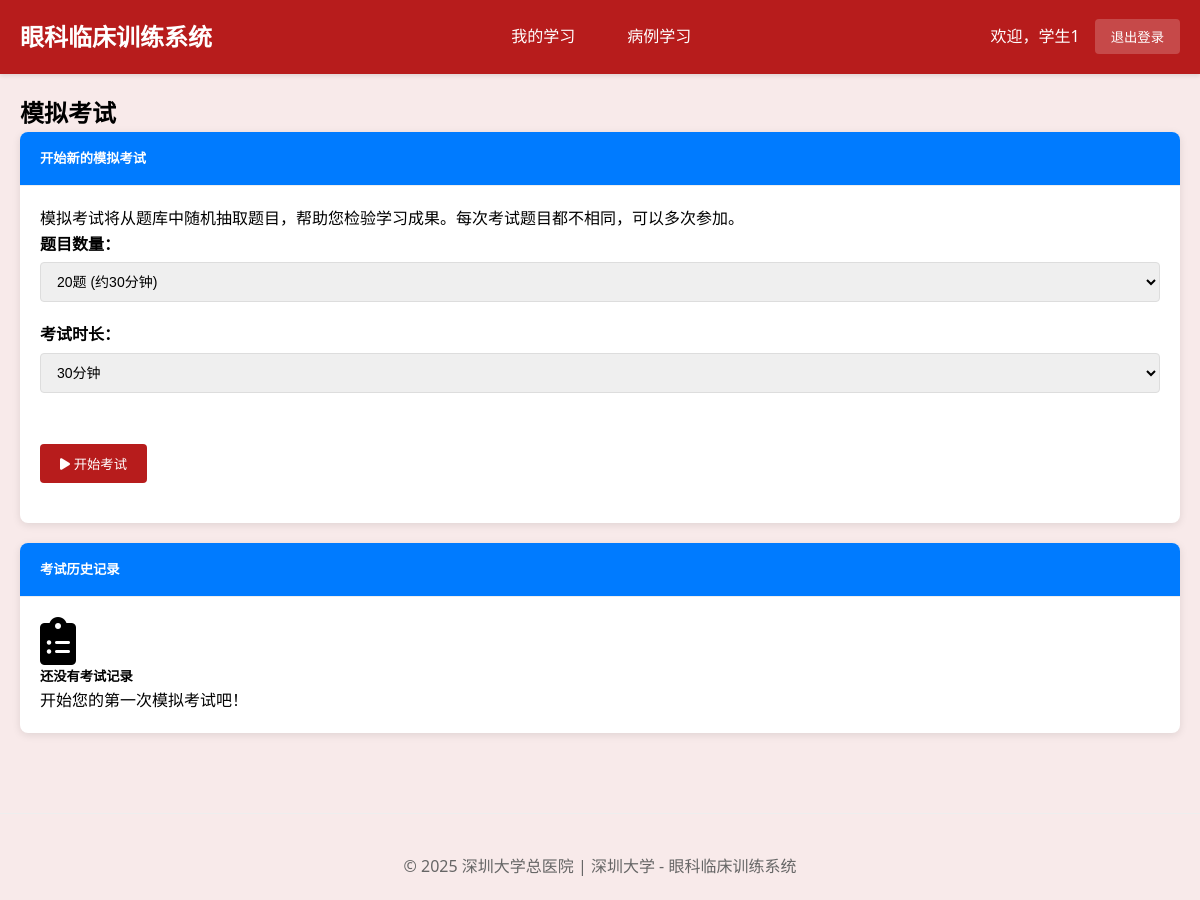
Before: /student/mock-exam/ (signed in) with the older database file.
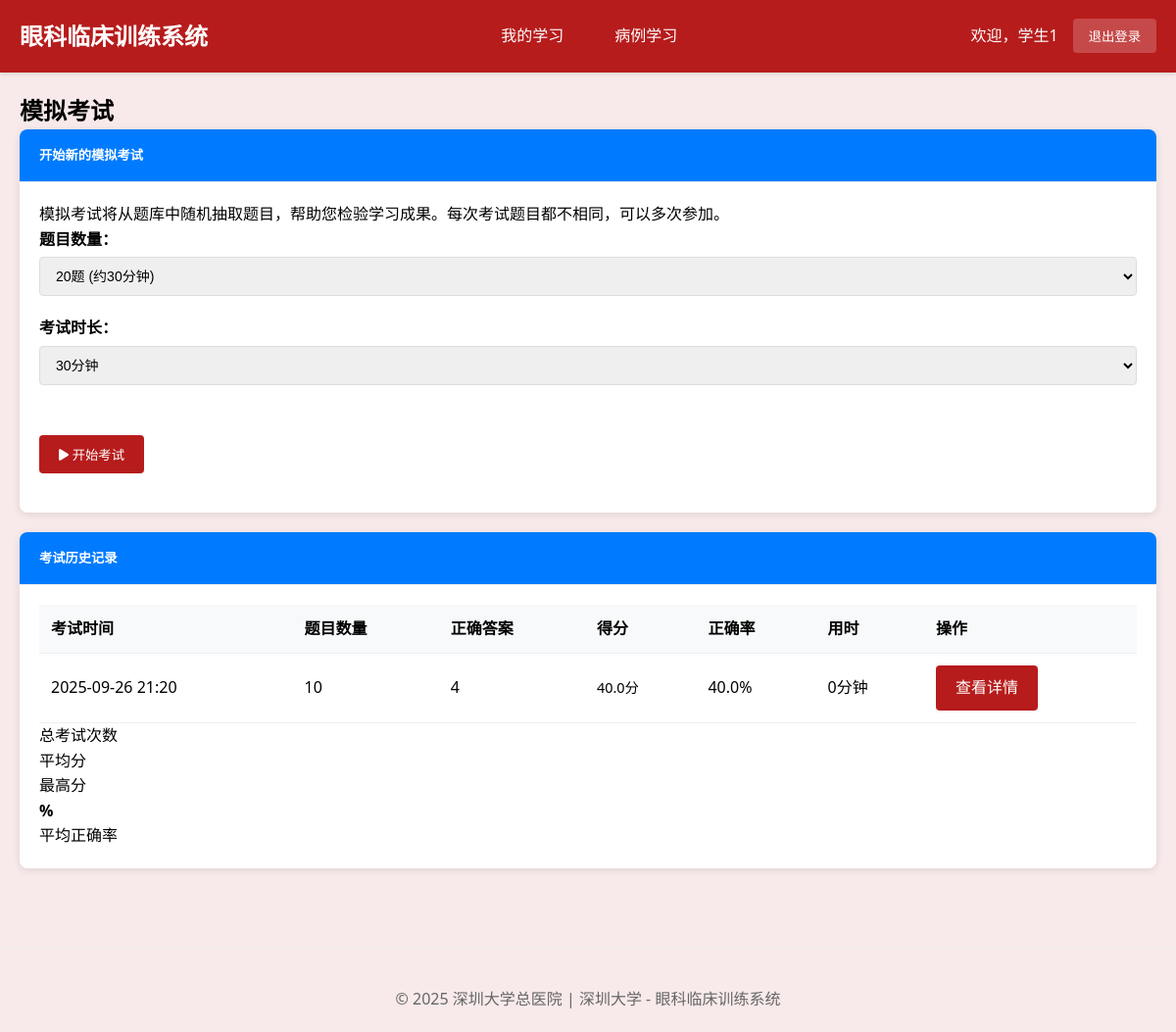
After: the same page with the newer database file.
### cases/models.py (models this page shows, shortened)
class ExamResult(models.Model):
    user = models.ForeignKey(User, on_delete=models.CASCADE, related_name='exam_results',
                            verbose_name='学生')
    score = models.DecimalField('得分', max_digits=5, decimal_places=2, default=0.00,
                               validators=[MinValueValidator(0), MaxValueValidator(100)],
                               help_text='考试得分，满分100分')
    total_questions = models.IntegerField('题目总数', default=0)
    correct_answers = models.IntegerField('正确答案数', default=0)
    time_spent = models.IntegerField('考试用时', default=0, help_text='考试用时，单位：分钟')
    created_at = models.DateTimeField('完成时间', auto_now_add=True)
    questions = models.ManyToManyField(Exercise, verbose_name='考试题目',
                                     help_text='本次考试包含的题目')
    answers = models.TextField('答题记录', blank=True, help_text='JSON格式存储答题详情')
    class Meta:
        verbose_name = '模拟考试结果'
        verbose_name_plural = '模拟考试结果'
        ordering = ['-created_at']
    @property
    def accuracy(self):
        if self.total_questions > 0:
            return round((self.correct_answers / self.total_questions) * 100, 2)
        return 0

### cases/views.py (the view)
# urls.py: path('student/mock-exam/', views.student_mock_exam_list, name='student_mock_exam_list'),
@login_required
@user_passes_test(is_student, login_url='login')
def student_mock_exam_list(request):
    exam_results = ExamResult.objects.filter(user=request.user).order_by('-created_at')
    total_exercises = Exercise.objects.filter(is_active=True).count()
    context = {
        'exam_results': exam_results,
        'total_exercises': total_exercises,
    }
    return render(request, 'student/mock_exam_list.html', context)

### cases/views.py (called while the page is built)
def is_student(user):
    return user.groups.filter(name='Students').exists()

### cases/templates/student/mock_exam_list.html (shortened to what the changed rows need)
{% extends 'base.html' %}
{% block content %}
<div class="container-fluid">
    <div class="row">
        <div class="col-12">
            <h2>模拟考试</h2>
            <div class="card mt-4">
                <div class="card-body">
                    {% if exam_results %}
                        <div class="table-responsive">
                            <table class="table table-striped">
                                <thead>
                                    <tr>
                                        <th>考试时间</th>
                                        <th>题目数量</th>
                                        <th>正确答案</th>
                                        <th>得分</th>
                                        <th>正确率</th>
                                        <th>用时</th>
                                        <th>操作</th>
                                    </tr>
                                </thead>
                                <tbody>
                                    {% for result in exam_results %}
                                    <tr>
                                        <td>{{ result.created_at|date:"Y-m-d H:i" }}</td>
                                        <td>{{ result.total_questions }}</td>
                                        <td>{{ result.correct_answers }}</td>
                                        <td>
                                            <span class="badge
                                                {% if result.score >= 85 %}badge-success
                                                {% elif result.score >= 70 %}badge-warning
                                                {% else %}badge-danger
                                                {% endif %}">
                                                {{ result.score|floatformat:1 }}分
                                            </span>
                                        </td>
                                        <td>{{ result.accuracy }}%</td>
                                        <td>{{ result.time_spent }}分钟</td>
                                        <td>
                                            <a href="{% url 'mock_exam_result' result.id %}"
                                               class="btn btn-sm btn-outline-primary">查看详情</a>
                                        </td>
                                    </tr>
                                    {% endfor %}
                                </tbody>
                            </table>
                        </div>
                        <div class="row mt-4">
                            <div class="col-md-3 text-center">
                                <p class="mb-0">总考试次数</p>
                            </div>
                            <div class="col-md-3 text-center">
                                <p class="mb-0">平均分</p>
                            </div>
                            <div class="col-md-3 text-center">
                                <p class="mb-0">最高分</p>
                            </div>
                            <div class="col-md-3 text-center">
                                <h4 class="text-warning">{{ exam_stats.avg_accuracy|floatformat:1 }}%</h4>
                                <p class="mb-0">平均正确率</p>
                            </div>
                        </div>
                    {% else %}
                        <div class="text-center text-muted py-5">
                            <i class="fas fa-clipboard-list fa-3x mb-3"></i>
                            <h5>还没有考试记录</h5>
                            <p>开始您的第一次模拟考试吧！</p>
                        </div>
                    {% endif %}
                </div>
            </div>
        </div>
    </div>
</div>
{% endblock %}

Changed rows visible on the page:
added ExamResult: created_at "2025-09-26 21:20", total_questions "10", correct_answers "4", score "40.0", accuracy "40.0", time_spent "0"
Other visible differences:
text no longer shown: "还没有考试记录 开始您的第一次模拟考试吧！"
text now shown: "考试时间 题目数量 正确答案 得分 正确率 用时 操作 总考试次数 平均分 最高分 % 平均正确率"
